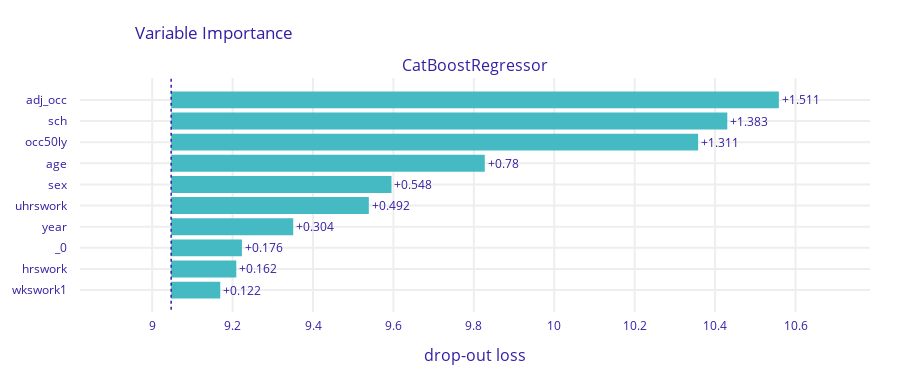

Write notebook code for a chart like this one.
### Code cell
vi.plot()

### Figure 1 — Plotly figure (JSON) as saved in the notebook; plotly's stock layout.template omitted (floating-point values rounded to 4 significant figures)
{"data": [{"base": 9.047, "hoverinfo": "text", "hoverlabel": {"bgcolor": "rgba(0,0,0,0.8)"}, "hovertext": ["Model: CatBoostRegressor loss after<br>variable: adj_occ is permuted: 10.559<br>Drop-out loss change: +1.511", "Model: CatBoostRegressor loss after<br>variable: sch is permuted: 10.43<br>Drop-out loss change: +1.383", "Model: CatBoostRegressor loss after<br>variable: occ50ly is permuted: 10.358<br>Drop-out loss change: +1.311", "Model: CatBoostRegressor loss after<br>variable: age is permuted: 9.827<br>Drop-out loss change: +0.78", "Model: CatBoostRegressor loss after<br>variable: sex is permuted: 9.595<br>Drop-out loss change: +0.548", "Model: CatBoostRegressor loss after<br>variable: uhrswork is permuted: 9.539<br>Drop-out loss change: +0.492", "Model: CatBoostRegressor loss after<br>variable: year is permuted: 9.351<br>Drop-out loss change: +0.304", "Model: CatBoostRegressor loss after<br>variable: _0 is permuted: 9.223<br>Drop-out loss change: +0.176", "Model: CatBoostRegressor loss after<br>variable: hrswork is permuted: 9.209<br>Drop-out loss change: +0.162", "Model: CatBoostRegressor loss after<br>variable: wkswork1 is permuted: 9.169<br>Drop-out loss change: +0.122"], "marker": {"color": "#46bac2"}, "orientation": "h", "showlegend": false, "text": ["+1.511", "+1.383", "+1.311", "+0.78", "+0.548", "+0.492", "+0.304", "+0.176", "+0.162", "+0.122"], "textposition": "outside", "type": "bar", "x": [1.511, 1.383, 1.311, 0.78, 0.548, 0.4916, 0.3036, 0.176, 0.162, 0.1221], "xaxis": "x", "y": ["adj_occ", "sch", "occ50ly", "age", "sex", "uhrswork", "year", "_0", "hrswork", "wkswork1"], "yaxis": "y"}], "layout": {"annotations": [{"font": {"size": 16}, "showarrow": false, "text": "CatBoostRegressor", "x": 0.5, "xanchor": "center", "xref": "paper", "y": 1, "yanchor": "bottom", "yref": "paper"}, {"font": {"size": 16}, "showarrow": false, "text": "drop-out loss", "x": 0.5, "xanchor": "center", "xref": "paper", "y": 0, "yanchor": "top", "yref": "paper", "yshift": -30}], "font": {"color": "#371ea3"}, "height": 383, "margin": {"b": 71, "r": 30, "t": 78}, "shapes": [{"line": {"color": "#371ea3", "dash": "dot", "width": 1.5}, "type": "line", "x0": 9.047, "x1": 9.047, "xref": "x", "y0": -1, "y1": 10, "yref": "y"}], "title": {"text": "Variable Importance", "x": 0.15}, "xaxis": {"anchor": "y", "automargin": true, "domain": [0, 1], "fixedrange": true, "gridwidth": 2, "range": [8.821, 10.79], "tickcolor": "white", "ticklen": 3, "ticks": "outside", "type": "linear", "zeroline": false}, "yaxis": {"anchor": "x", "automargin": true, "autorange": "reversed", "domain": [0, 1], "fixedrange": true, "gridwidth": 2, "tickcolor": "white", "ticklen": 10, "ticks": "outside", "type": "category"}}}
